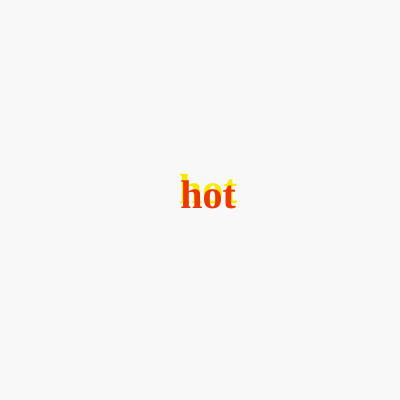
Frame 1 (no input)
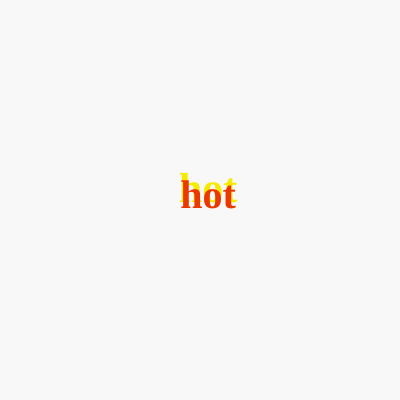
Frame 60 (no input)
Frame 120 (the mouse pressed at the canvas centre since frame 60): identical to frame 60, image omitted

The p5.js sketch that drew these frames (run headless with seeded random() and noise() and a simulated clock; from frame 60 on, the mouse is pressed at the canvas centre):

// p5.js sketch
// ── sketch.js
function setup() {
  createCanvas(400, 400);
}
function draw() {
  background(248);
  textFont("Seravek");
  textStyle(BOLD);
  textAlign(CENTER);
  
  fill(245,235,0)
  textSize(42);
  text("hot",windowWidth / 2 , windowHeight / 2.05+sin(frameCount*0.2));
  textSize(40);
  fill(235,55,0)  
  text("hot",windowWidth / 2 , windowHeight / 2);
  
} 
